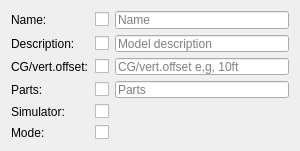
<?xml version="1.0" encoding="UTF-8"?>
<ui version="4.0">
 <class>CModelMappingModifyForm</class>
 <widget class="QFrame" name="CModelMappingModifyForm">
  <property name="geometry">
   <rect>
    <x>0</x>
    <y>0</y>
    <width>300</width>
    <height>151</height>
   </rect>
  </property>
  <property name="minimumSize">
   <size>
    <width>300</width>
    <height>150</height>
   </size>
  </property>
  <property name="windowTitle">
   <string>Modify model data</string>
  </property>
  <layout class="QGridLayout" name="gl_ModelMappingModifyForm">
   <item row="0" column="2">
    <widget class="QCheckBox" name="cb_Name">
     <property name="text">
      <string/>
     </property>
    </widget>
   </item>
   <item row="4" column="2">
    <widget class="QCheckBox" name="cb_Simulator">
     <property name="text">
      <string/>
     </property>
    </widget>
   </item>
   <item row="1" column="1">
    <widget class="QLabel" name="lbl_Description">
     <property name="text">
      <string>Description:</string>
     </property>
     <property name="buddy">
      <cstring>le_Description</cstring>
     </property>
    </widget>
   </item>
   <item row="4" column="1">
    <widget class="QLabel" name="lbl_Simulator">
     <property name="text">
      <string>Simulator:</string>
     </property>
    </widget>
   </item>
   <item row="1" column="2">
    <widget class="QCheckBox" name="cb_Description">
     <property name="text">
      <string/>
     </property>
    </widget>
   </item>
   <item row="5" column="1">
    <widget class="QLabel" name="lbl_Mode">
     <property name="text">
      <string>Mode:</string>
     </property>
    </widget>
   </item>
   <item row="0" column="3">
    <widget class="QLineEdit" name="le_Name">
     <property name="placeholderText">
      <string>Name</string>
     </property>
     <property name="clearButtonEnabled">
      <bool>true</bool>
     </property>
    </widget>
   </item>
   <item row="2" column="1">
    <widget class="QLabel" name="lbl_CG">
     <property name="text">
      <string>CG/vert.offset:</string>
     </property>
    </widget>
   </item>
   <item row="1" column="3">
    <widget class="QLineEdit" name="le_Description">
     <property name="maxLength">
      <number>256</number>
     </property>
     <property name="placeholderText">
      <string>Model description</string>
     </property>
     <property name="clearButtonEnabled">
      <bool>true</bool>
     </property>
    </widget>
   </item>
   <item row="5" column="3" alignment="Qt::AlignLeft">
    <widget class="swift::gui::components::CModelModeSelector" name="selector_ModeSelector">
     <property name="minimumSize">
      <size>
       <width>100</width>
       <height>0</height>
      </size>
     </property>
    </widget>
   </item>
   <item row="4" column="3" alignment="Qt::AlignLeft">
    <widget class="swift::gui::components::CSimulatorSelector" name="selector_SimulatorSelector">
     <property name="minimumSize">
      <size>
       <width>100</width>
       <height>0</height>
      </size>
     </property>
    </widget>
   </item>
   <item row="5" column="2">
    <widget class="QCheckBox" name="cb_Mode">
     <property name="text">
      <string/>
     </property>
    </widget>
   </item>
   <item row="0" column="1">
    <widget class="QLabel" name="lbl_Name">
     <property name="text">
      <string>Name:</string>
     </property>
     <property name="buddy">
      <cstring>le_Name</cstring>
     </property>
    </widget>
   </item>
   <item row="2" column="2">
    <widget class="QCheckBox" name="cb_CG">
     <property name="text">
      <string/>
     </property>
    </widget>
   </item>
   <item row="2" column="3">
    <widget class="QLineEdit" name="le_CG">
     <property name="placeholderText">
      <string>CG/vert.offset e,g, 10ft</string>
     </property>
    </widget>
   </item>
   <item row="3" column="3">
    <widget class="QLineEdit" name="le_Parts">
     <property name="text">
      <string/>
     </property>
     <property name="placeholderText">
      <string>Parts</string>
     </property>
    </widget>
   </item>
   <item row="3" column="1">
    <widget class="QLabel" name="lbl_Parts">
     <property name="text">
      <string>Parts:</string>
     </property>
    </widget>
   </item>
   <item row="3" column="2">
    <widget class="QCheckBox" name="cb_Parts">
     <property name="text">
      <string/>
     </property>
    </widget>
   </item>
  </layout>
 </widget>
 <customwidgets>
  <customwidget>
   <class>swift::gui::components::CSimulatorSelector</class>
   <extends>QFrame</extends>
   <header>gui/components/simulatorselector.h</header>
   <container>1</container>
  </customwidget>
  <customwidget>
   <class>swift::gui::components::CModelModeSelector</class>
   <extends>QFrame</extends>
   <header>gui/components/modelmodeselector.h</header>
   <container>1</container>
  </customwidget>
 </customwidgets>
 <tabstops>
  <tabstop>cb_Name</tabstop>
  <tabstop>le_Name</tabstop>
  <tabstop>cb_Description</tabstop>
  <tabstop>le_Description</tabstop>
  <tabstop>cb_CG</tabstop>
  <tabstop>le_CG</tabstop>
  <tabstop>cb_Parts</tabstop>
  <tabstop>le_Parts</tabstop>
  <tabstop>cb_Simulator</tabstop>
  <tabstop>cb_Mode</tabstop>
 </tabstops>
 <resources/>
 <connections/>
</ui>
